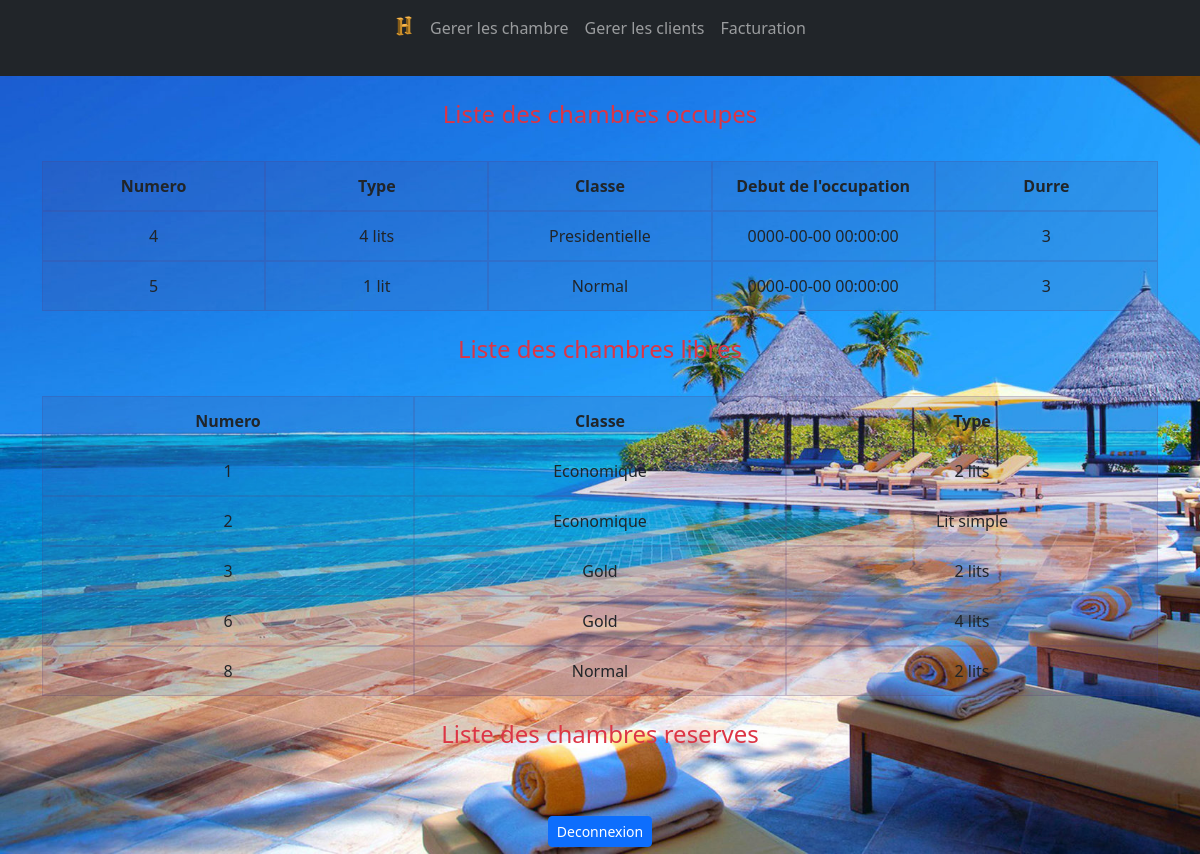
Screenshot of /includes/accueil.php?=Dera (signed in) with the database file from the repository.
### tables this page shows
CREATE TABLE IF NOT EXISTS `chambre` (
  `id_chambre` int NOT NULL AUTO_INCREMENT,
  `numero_chambre` int NOT NULL,
  `classe_chambre` varchar(240) NOT NULL,
  `type_chambre` varchar(240) NOT NULL,
  `etat_chambre` varchar(240) NOT NULL DEFAULT 'Libre',
  `occupationDebut` datetime NOT NULL,
  `id_client` int NOT NULL,
  `durre` int NOT NULL,
  PRIMARY KEY (`id_chambre`)
);

### actions/dashboard.php (called while the page is built, shortened)
<?php
    $conn = mysqli_connect("localhost","root", "", "bdd");
    $rq="select * from chambre where etat_chambre='Occupe';";
    $exe=mysqli_query($conn,$rq);
    while($result=mysqli_fetch_assoc($exe))
    {
        $chambreOccupe[]=$result;
    }
    $rq2="select * from chambre where etat_chambre='Libre';";
    $exe2=mysqli_query($conn,$rq2);
    while($result=mysqli_fetch_assoc($exe2))
    {
        $chambreLibre[]=$result;
    }

### includes/accueil.php (the view, shortened to what this page needs)
<!DOCTYPE html>
<html lang="en">
<head>
    <link rel="stylesheet" href="../bootstrap/css/bootstrap.min.css">
    <link href="../assets/css/grid.css" rel="stylesheet">
</head>
<body class="text-center">
    <?php
                include(dirname(__FILE__).'/../includes/menu.php');
    ?>
    <section>
        <div class="container text-succes font-weight-bolder">
            <?php
                include(dirname(__FILE__).'/../actions/dashboard.php');
                ?>
                <br>
                <h4 class="display-8 text-danger">Liste des chambres occupes</h4><br>
                <div class="container">
                    <div class="row row-cols-1 row-cols-md-5 gx-4">
                        <?php
                        if(isset($chambreOccupe))
                        {
                            echo "<div class=\"col themed-grid-col\"><b>Numero</b></div>";
                            echo "<div class=\"col themed-grid-col\"><b>Type</b></div>";
                            echo "<div class=\"col themed-grid-col\"><b>Classe</b></div>";
                            echo "<div class=\"col themed-grid-col\"><b>Debut de l'occupation</b></div>";
                            echo "<div class=\"col themed-grid-col\"><b>Durre</b></div>";
                            foreach($chambreOccupe as $chambre)
                                {
                                    echo "<div class=\"col themed-grid-col\">".htmlspecialchars($chambre['numero_chambre'])."</div>";
                                    echo "<div class=\"col themed-grid-col\">".htmlspecialchars($chambre['type_chambre'])."</div>";
                                    echo "<div class=\"col themed-grid-col\">".htmlspecialchars($chambre['classe_chambre'])."</div>";
                                    echo "<div class=\"col themed-grid-col\">".htmlspecialchars($chambre['occupationDebut'])."</div>";
                                    echo "<div class=\"col themed-grid-col\">".htmlspecialchars($chambre['durre'])."</div>";
                                }
                        }
                        ?>
                    </div>
                </div>
                <br>
                <h4 class="display-8 text-danger">Liste des chambres libres</h4><br>
                <div class="container">
                    <div class="row row-cols-1 row-cols-md-3 gx-4">
                        <?php
                        if(isset($chambreLibre))
                        {
                            echo "<div class=\"col themed-grid-col\"><b>Numero</b></div>";
                            echo "<div class=\"col themed-grid-col\"><b>Classe</b></div>";
                            echo "<div class=\"col themed-grid-col\"><b>Type</b></div>";
                            foreach($chambreLibre as $chambre)
                                {
                                    echo "<div class=\"col themed-grid-col\">".htmlspecialchars($chambre['numero_chambre'])."</div>";
                                    echo "<div class=\"col themed-grid-col\">".htmlspecialchars($chambre['classe_chambre'])."</div>";
                                    echo "<div class=\"col themed-grid-col\">".htmlspecialchars($chambre['type_chambre'])."</div>";
                                }
                        }
                        ?>
                    </div>
                </div>
                <br>
                <h4 class="display-8 text-danger">Liste des chambres reserves</h4><br>
        </div>
    </section><br>
    <?php
                include(dirname(__FILE__).'/../includes/pied.php');
    ?>
</body>
</html>

### includes/menu.php (shortened to what this page needs)
<nav href="../assets/css/nav.css" rel="stylesheet"class="navbar navbar-expand-lg navbar-dark bg-dark" aria-label="Tenth navbar example">
    <div class="container-fluid">
      <div class="collapse navbar-collapse justify-content-md-center" id="navbarsExample08">
        <ul class="navbar-nav">
          <li class="nav-item">
            <a class="nav-link active" aria-current="page" href="../index.php"><img class="mb-4" src="../assets/images/logo.png" alt="Logo" width="20" height="20"></a>
          </li>
          <li class="nav-item">
            <a class="nav-link" href="gestionChambre.php">Gerer les chambre</a>
          </li>
          <li class="nav-item">
            <a class="nav-link" tabindex="-1"  href="gestionClient.php">Gerer les clients</a>
          </li>
          <li class="nav-item">
            <a class="nav-link" tabindex="-1"  href="facturerUnClient.php">Facturation</a>
          </li>
        </ul>
      </div>
    </div>
  </nav>

### includes/pied.php
<footer  style="
    /* position: fixed !important; */
    margin-bottom: 0;
    width: 100%;
    bottom: 0 !important;
    left: 0 !important;
    height: 60px;
    text-align: center !important;
    height: 50px;
    line-height: 50px !important;
    " >
  <div class="container">
    <span class="text-danger">
       <a href="../actions/decoonexion.php" class="btn btn-primary btn-sm">Deconnexion</a>
     </span>
  </div>
</footer>

### assets/css/grid.css (style rules this page uses)
.themed-grid-col { padding-top: .75rem; padding-bottom: .75rem; background-color: rgba(86, 61, 124, .15); border: 1px solid rgba(86, 61, 124, .2); }

### includes/accueil.php (style rules this page uses)
body { background-image: url("../assets/images/hotel.jpg"); background-size: cover; background-repeat: no-repeat; }

### rows the page displays
chambre: numero_chambre "4", type_chambre "4 lits", classe_chambre "Presidentielle", occupationDebut "0000-00-00 00:00:00", durre "3"
chambre: numero_chambre "5", type_chambre "1 lit", classe_chambre "Normal", occupationDebut "0000-00-00 00:00:00", durre "3"
chambre: numero_chambre "1", classe_chambre "Economique", type_chambre "2 lits"
chambre: numero_chambre "2", classe_chambre "Economique", type_chambre "Lit simple"
chambre: numero_chambre "3", classe_chambre "Gold", type_chambre "2 lits"
chambre: numero_chambre "6", classe_chambre "Gold", type_chambre "4 lits"
chambre: numero_chambre "8", classe_chambre "Normal", type_chambre "2 lits"
